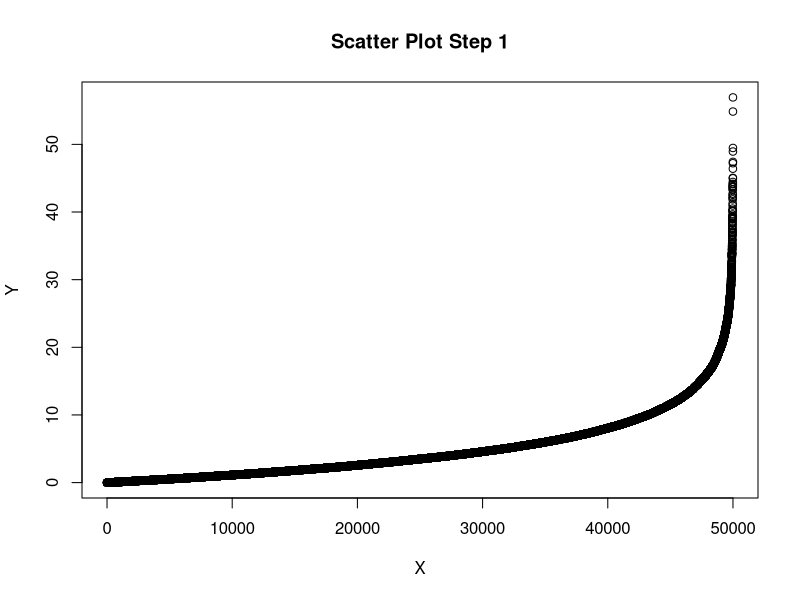
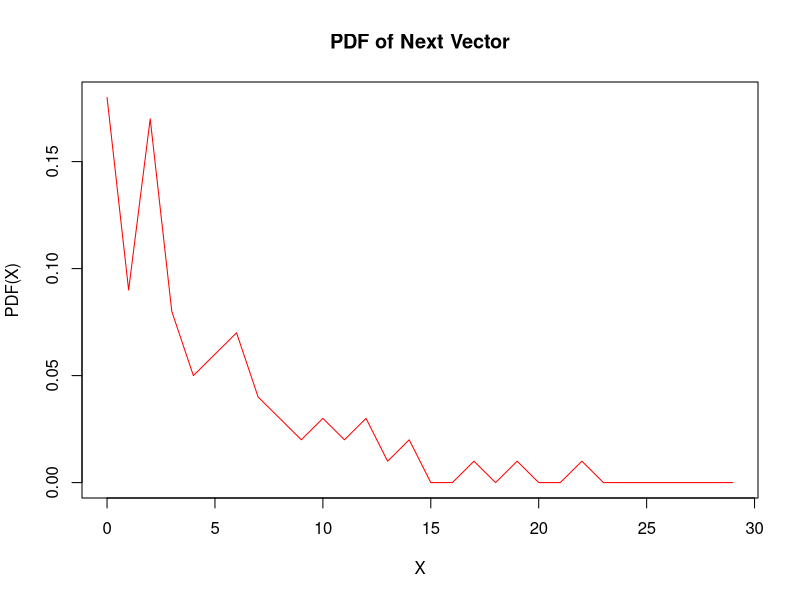
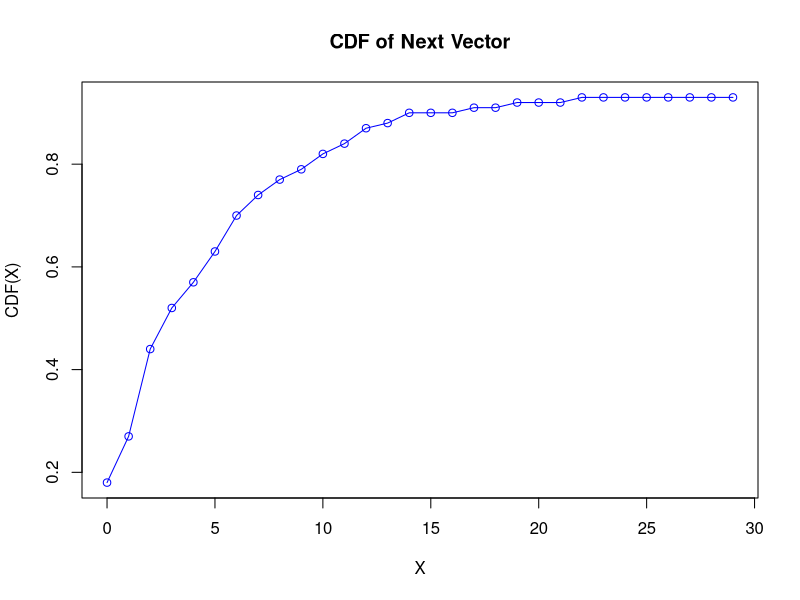
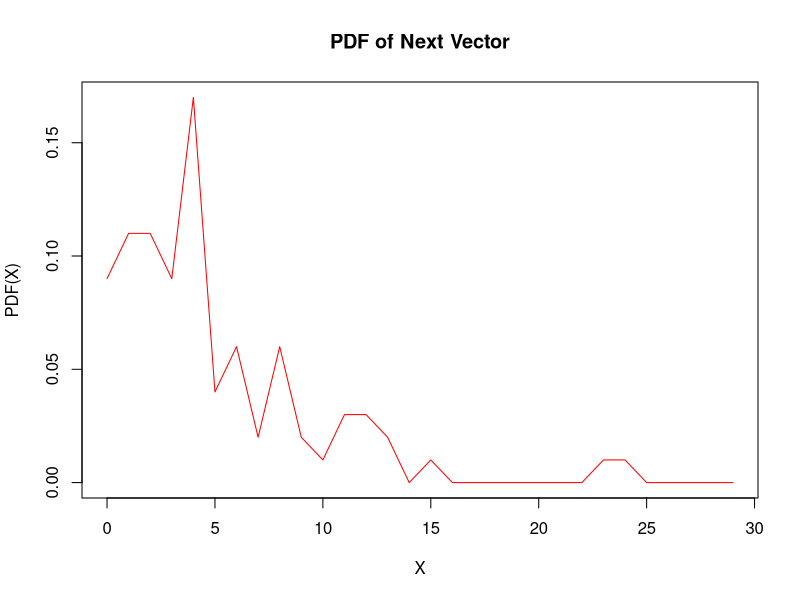
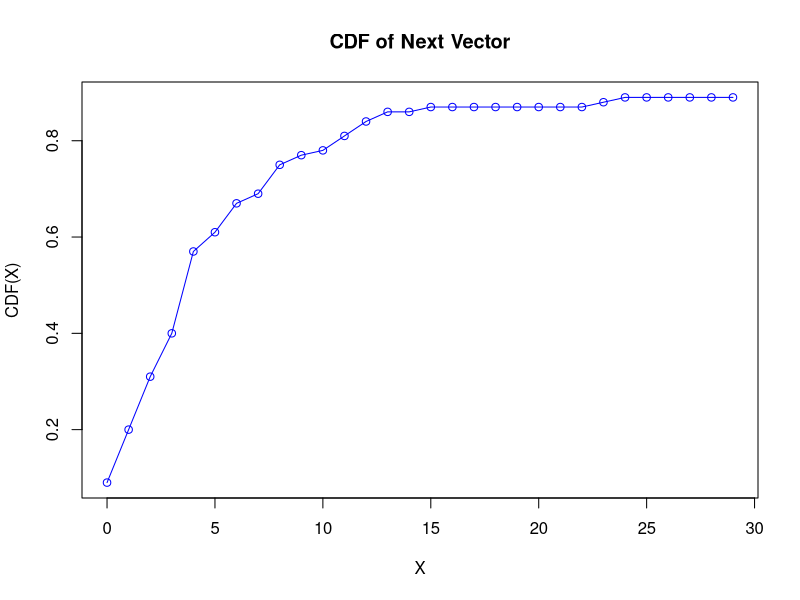
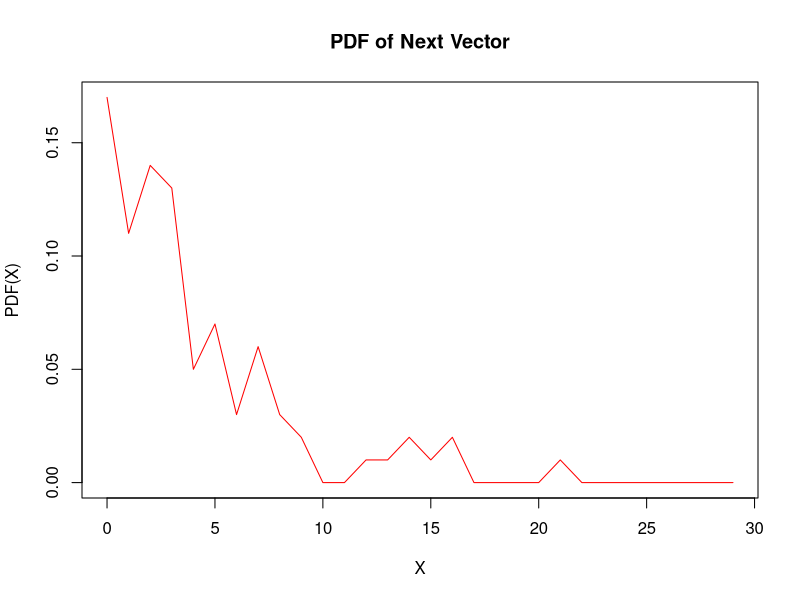
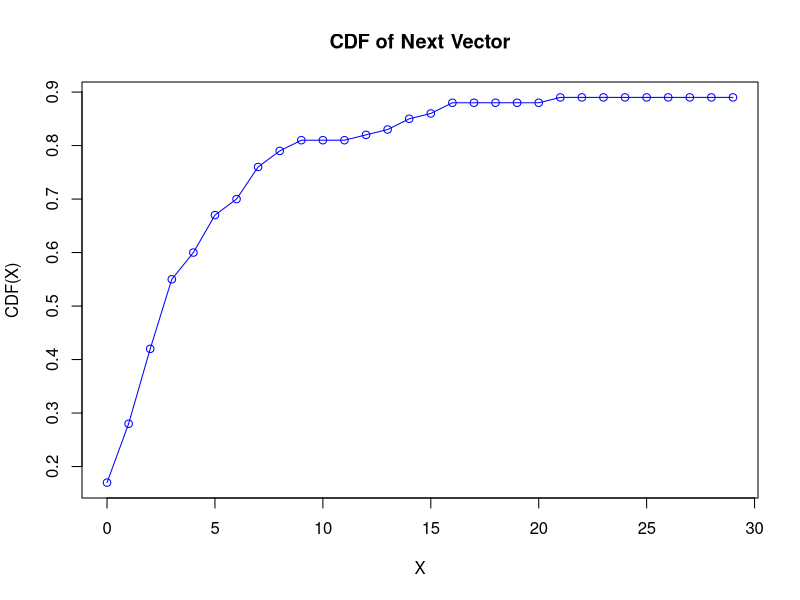
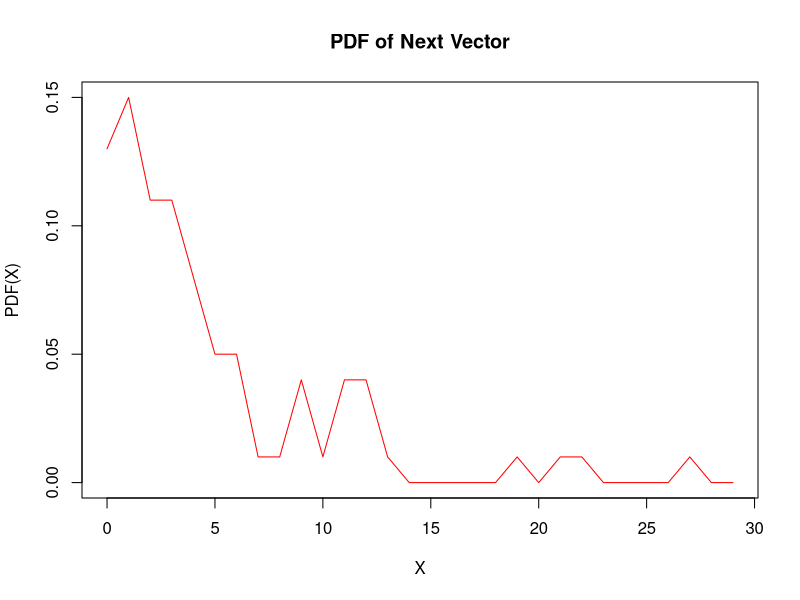

The R script that drew these images, in order:
num_samples <- 50000
v_dim<-100
data <- rexp(num_samples, 0.2)
data_raw<-data
##print(data)
sorted <- data.frame(X = seq(1, num_samples , 1), Y = sort(data))
x <- data.frame(X = seq(1, num_samples , 1), Y = data)
plot(sorted, main="Scatter Plot Step 1")
#print(x[[2]])
dash<-"----------------"
#print(dash)
mat <- matrix(x[[2]],v_dim, num_samples/v_dim )
#each col length is 100 total col is 500
#print(dim(mat))
##print(xcols)
##print(mat)


# xcols <- c(0:99)
# #print(length(xcols))
##print(mat[,2])
# cur<-mat[,2]
# #print(cur)
# pdata <- rep(0, v_dim);
# for(i in 1:v_dim){
#     val=round(cur[i],0);

#     ##print(val)
#     if(val <= 100){
#        pdata[val] <- pdata[val] + 1.0/ v_dim; 
#     }
# }


#xcols <- seq(from=0,to=24.75,by=0.25)
######Note that we need to make both cdf and pdf acc. to its range 0-1####


##print(mat)
#dash<-"----------------"
##print(dash)
#str(mat)

################________________##############
################________________##############
################________________##############

# for(i in 1:5){
# 	plot(density(mat[,i]))
# 	plot(ecdf(mat[,i]))
# }
################________________##############
################________________##############
################________________##############

################________________##############
for(i in 2:6){	
	xcols <- c(0:29)
	#print("yo")
	#print(length(xcols))
	cur<-mat[,i]
	#print(cur)
	pdata <- rep(0, 30);
	for(i in 1:v_dim){
	    val=round(cur[i],0);
			
	    ##print(val)
	    if(val <= 29){
	       pdata[round(val)] <- pdata[round(val)] + 1.0/ v_dim; 
	    }
	}

	#print(table(pdata))
	#print(length(pdata))
	#print(length(xcols))
	plot(xcols, pdata, "l", xlab="X", ylab="PDF(X)",col="red",main="PDF of Next Vector")


	cdata <- rep(0, 30)
	cdata[1]<-(pdata[1])
	for(i in 2:30){
	    cdata[i] = (cdata[i-1] + pdata[i])
	}
	plot(xcols, cdata, "o", col="blue", xlab="X", ylab="CDF(X)",main="CDF of Next Vector");
}

################________________##############

#print("debug1")
mean_data<-rep(0,500)
sd_data<-rep(0,500)
cur<-rep(0,500)
#print("Calculating Mean And Standard Deviation")
for (i in 1:500){
	cur<-mat[,i]
	sd_data[i]<-sd(cur)
	mean_data[i]<-mean(cur)
}
print("Printing Mean of First Five Vectors")
for (i in 1:5){
	#print(sd_data[i])
	print(mean_data[i])
}
print("Printing Standard Deviation of First Five Vectors")
for (i in 1:5){
	#print(sd_data[i])
	print(sd_data[i])
}

### Calculating mean of ith row of matrix
#print("Calculating Mean of Rows")

data_m<-rep(0,100)
# for (i in 1:100){
# 	data_m[i]<-mean(mat[i,])
# }
data_m<-mean_data

tab<-table(round(data_m,1))
plot(tab, "h", col="green",xlab="Value", ylab="Frequency" , main="Frequency of Means")

xcols<-seq(from=4,to=5.9,by=0.1)
pdata<-rep(0,20)
for (i in 1:500){
	val<-round(data_m[i],1)
	if(val<=5.9 && val>=4){
		pdata[(val-3.9)*10]<-pdata[(val-3.9)*10]+1/500
	}
}
plot(xcols, pdata, "o", col="blue", xlab="X", ylab="PDF(X)",main="PDF of Means");

cdata<-rep(0,20)
cdata[1]<-pdata[1]
for (i in 2:20){
	cdata[i]<-cdata[i-1]+pdata[i]
}
plot(xcols, cdata, "o", col="blue", xlab="X", ylab="CDF(X)",main="CDF of Means");

########____________##########
################________________##############
################________________##############
################________________##############

# plot(density(data_m))
# plot(ecdf(data_m))

########____________##########
################________________##############
################________________##############
################________________##############
################________________##############

overall_mean<-0
overall_sd<-0

#print("Calculating Mean and Standard Deviation of Means")
overall_mean<-mean(mean_data)
overall_sd<-sd(mean_data)
#print()
print("According to the Central Limit Theorem For the distribution of Means")
print("Mean is close to Mean of Original Distribution")
print("Standard Deviation tends to zero as we go on having more number of Sample Vectors")
print("Following are the Mean and Standard Deviation of Means Respectively")
print(overall_mean)
print(overall_sd)
print("Following are the Mean and Standard Deviation of Initial Distribution Respectively")
print(mean(data_raw))
print(sd(data_raw))
